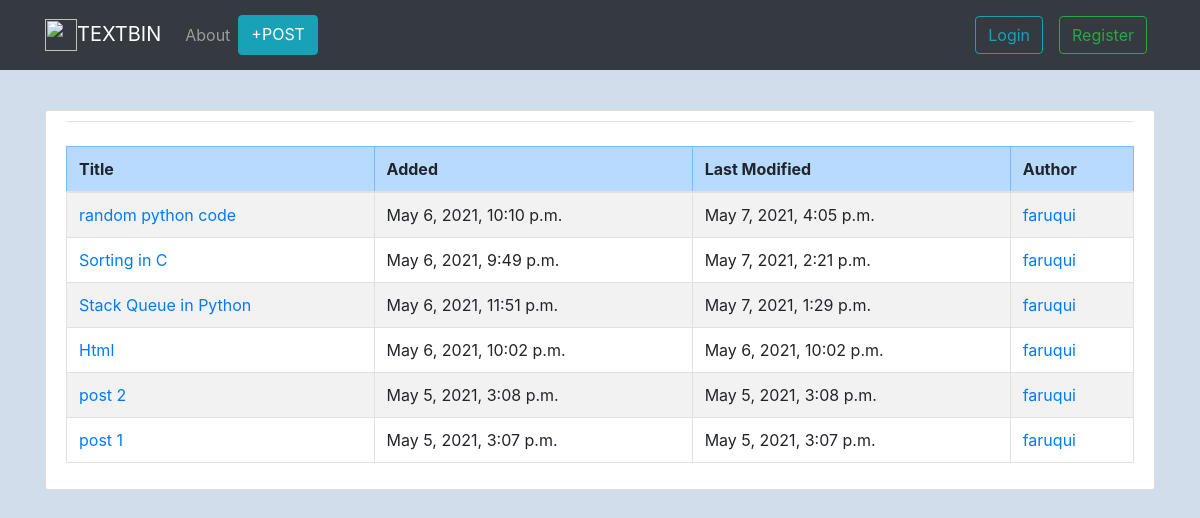
The app's page /user/faruqui with its own data.
### post/models.py (models this page shows, shortened)
class Post(models.Model):
    title = models.CharField(max_length=100)
    content = models.TextField()
    date_posted = models.DateTimeField(default=timezone.now)
    date_updated = models.DateTimeField(default=timezone.now)
    author = models.ForeignKey(User, on_delete=models.CASCADE, blank=True, null=True)

### post/views.py (the view)
# urls.py: path("user/<str:username>", views.UserPostListView.as_view(), name="user-posts"),
class UserPostListView(ListView):
    model = Post
    template_name = "post/user_posts.html"
    context_object_name = "posts"
    ordering = ["-date_updated"]
    def get_queryset(self):
        user = get_object_or_404(User, username=self.kwargs.get("username"))
        return Post.objects.filter(author=user).order_by("-date_updated")

### post/templates/post/user_posts.html
{% extends "post/base.html" %}
{% block content %}
<div class="content-section">
    <legend class="border-bottom mb-4 text-center text-info"><b></b></legend>
    <table class="table table-hover table-bordered table-striped">
        <thead>
            <tr class="table-primary">
                <th>Title</th>
                <th>Added</th>
                <th>Last Modified</th>
                <th>Author</th>
            </tr>
        </thead>
        <tbody>
            {% for post in posts %}
            <tr>
                <td><a href="{% url 'post-detail' post.id %}">{{post.title}}</a></td>
                <td>{{post.date_posted}}</td>
                <td>{{post.date_updated}}</td>
                <td><a href="{% url 'user-posts' post.author.username %}">{{post.author}}</a></td>
            </tr>
            {% endfor %}
        </tbody>
    </table>
</div>
{% endblock content %}

### post/static/post/main.css (style rules this page uses)
body { background: #d2ddeb; color: #333333; }
.content-section { background: #ffffff; padding: 10px 20px; border: 1px solid #dddddd; border-radius: 3px; margin-bottom: 20px; }

### records on screen
Post: title "random python code", date_posted "May 6, 2021, 10:10 p.m.", date_updated "May 7, 2021, 4:05 p.m.", author "faruqui"
Post: title "Sorting in C", date_posted "May 6, 2021, 9:49 p.m.", date_updated "May 7, 2021, 2:21 p.m.", author "faruqui"
Post: title "Stack Queue in Python", date_posted "May 6, 2021, 11:51 p.m.", date_updated "May 7, 2021, 1:29 p.m.", author "faruqui"
Post: title "Html", date_posted "May 6, 2021, 10:02 p.m.", date_updated "May 6, 2021, 10:02 p.m.", author "faruqui"
Post: title "post 2", date_posted "May 5, 2021, 3:08 p.m.", date_updated "May 5, 2021, 3:08 p.m.", author "faruqui"
Post: title "post 1", date_posted "May 5, 2021, 3:07 p.m.", date_updated "May 5, 2021, 3:07 p.m.", author "faruqui"
